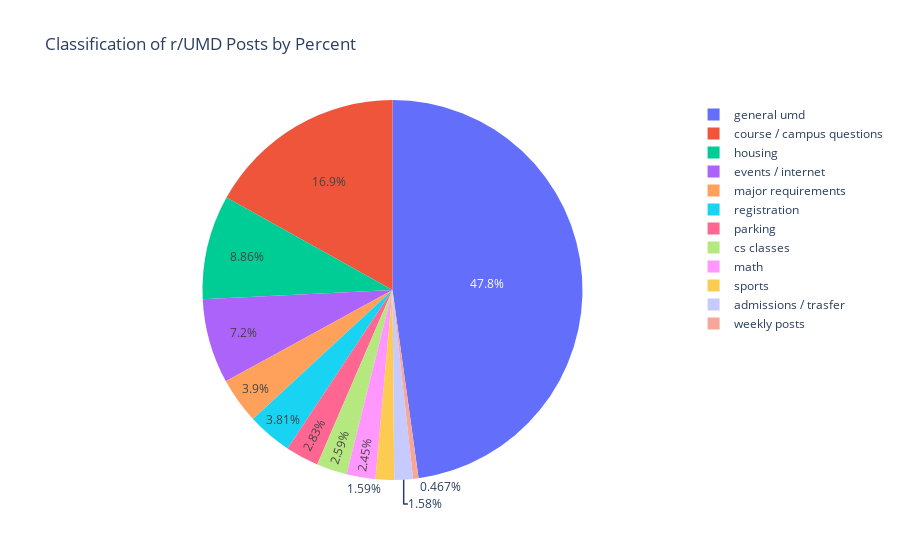

The code cell stored with this chart in its notebook:
### Markdown cell above
We can also use pyplot to create pie chart, which can be a nice visual aid to show the breakdown of the post categories across the entire subreddit

### Code cell
df_temp = pd.DataFrame()
df_temp['classification'] = subject_count.keys()
df_temp['count'] = subject_count.values()
fig = px.pie(df_temp, values = 'count', names='classification', title='Classification of r/UMD Posts by Percent')
fig.show()

### Figure 1 — Plotly figure (JSON) as saved in the notebook; plotly's stock layout.template omitted (floating-point values rounded to 4 significant figures)
{"data": [{"domain": {"x": [0, 1], "y": [0, 1]}, "hoverlabel": {"namelength": 0}, "hovertemplate": "classification=%{label}<br>count=%{value}", "labels": ["major requirements", "admissions / trasfer", "math", "sports", "general umd", "parking", "housing", "cs classes", "events / internet", "weekly posts", "registration", "course / campus questions"], "legendgroup": "", "name": "", "showlegend": true, "type": "pie", "values": [1659, 671, 1044, 675, 20359, 1206, 3772, 1105, 3067, 199, 1624, 7204]}], "layout": {"legend": {"tracegroupgap": 0}, "title": {"text": "Classification of r/UMD Posts by Percent"}}}
